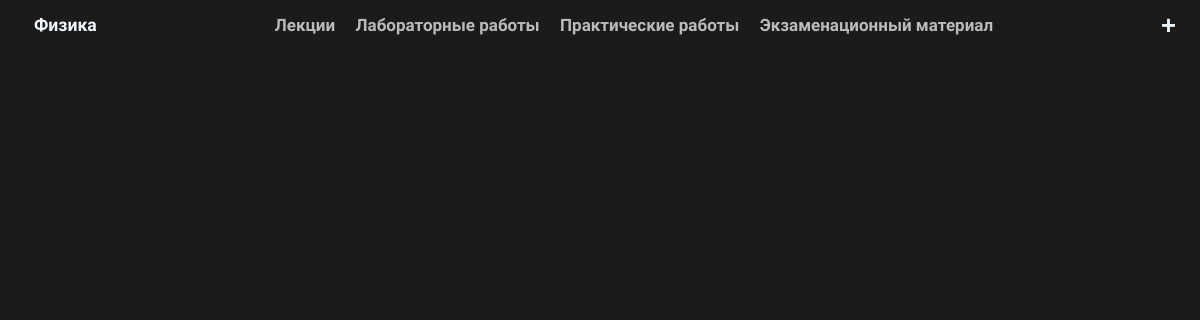
The app's page /labworks/, older data.
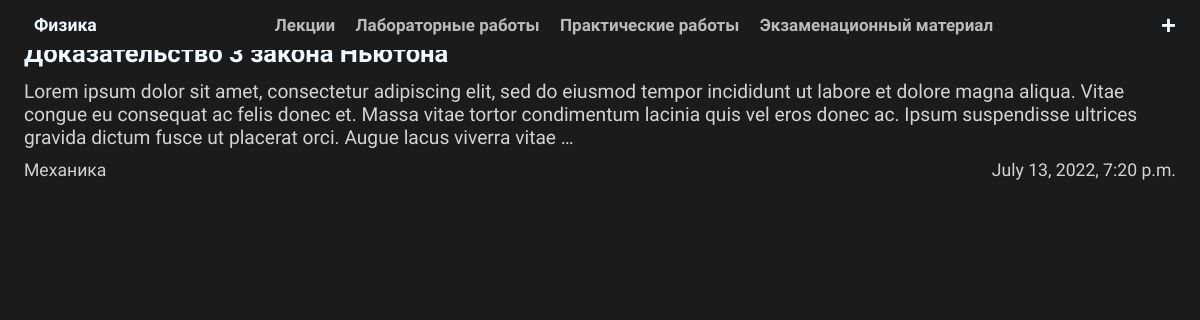
The same page, newer data.
### base/models.py (models this page shows, shortened)
class Labwork(models.Model):
  user = models.ForeignKey(User, on_delete=models.SET_NULL, null=True)
  title = models.CharField(max_length=400)
  Mission = models.CharField(max_length=1000, blank=True)
  materials = models.TextField(blank=True)
  text = RichTextField()
  tag = models.ForeignKey(Tag, on_delete=models.SET_NULL, null=True)
  created = models.DateTimeField(auto_now_add=True)
  updated = models.DateTimeField(auto_now=True)
  class Meta:
      ordering = ['-updated', '-created']

class Tag(models.Model):
  name = models.CharField(max_length=200)
  def __str__(self):
      return self.name

### base/views.py (the view)
# urls.py: path('labworks/', views.labworks, name = "labworks"),
def labworks(request):
  labworks = Labwork.objects.all()
  context = {'labworks': labworks}
  return render(request, 'base/labs.html', context)

### base/templates/base/labs.html (shortened to what this page needs)
{% extends 'main.html' %}
{% block content %}
<div class="lections">
  <div class="lections__posts">
      {% for labwork in labworks  %}
          <div class="article">
              <a href="{% url 'base:labwork' labwork.id %}"><h2>{{labwork.title}}</h2></a>
              <div class='article__text'>{{labwork.text|truncatewords:50}}</div>
              <div class="article__item">
                  <div class="article__tag">{{labwork.tag}}</div>
                  <p>{{labwork.updated}}</p>
              </div>
          </div>
      {% endfor %}
  </div>
</div>
{% endblock content %}

Row changes from the older to the newer data that the page shows:
added Labwork: title "Доказательство 3 закона Ньютона", text "Lorem ipsum dolor sit amet, consectetur adipiscing elit, sed do eiusmod tempor incididunt ut labore et dolore magna aliqua. Vitae congue eu consequat ac felis donec et. Massa vitae tortor condimentum lacinia quis vel eros donec ac. Ipsum suspendisse ultrices gravida dictum fusce ut placerat orci. Augue lacus viverra vitae …", tag "Механика", updated "July 13, 2022, 7:20 p.m."
